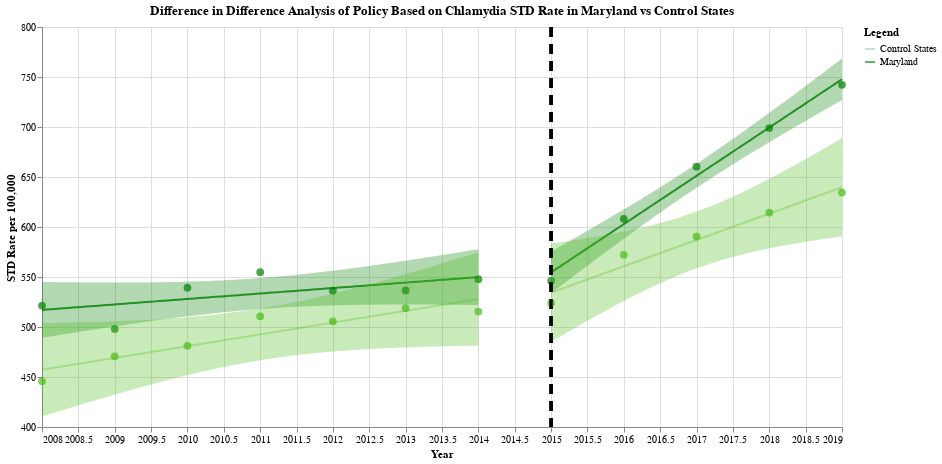

The code cell stored with this chart in its notebook:
### Code cell
pre_md_chlamydia = plotting_chart(std_chlamydia_md[0], "Year", "Rate_per_100000",
                                  "Maryland", 2015, "Green", "STD Rate per 100,000")
post_md_chlamydia = plotting_chart(
    std_chlamydia_md[1], "Year", "Rate_per_100000", "Maryland", 2015, "Green", "STD Rate per 100,000")
pre_md_control_chlamydia = plotting_chart(
    std_chlamydia_md[2], "Year", "Rate_per_100000", "Control States", 2015, "#4CBB17", "STD Rate per 100,000")
post_md_control_chlamydia = plotting_chart(
    std_chlamydia_md[3], "Year", "Rate_per_100000", "Control States", 2015, " #4CBB17", "STD Rate per 100,000")

final_md_chlamydia = pre_md_chlamydia + post_md_chlamydia + \
    pre_md_control_chlamydia + post_md_control_chlamydia
final_md_chlamydia.properties(
    title="Difference in Difference Analysis of Policy Based on Chlamydia STD Rate in Maryland vs Control States"
)
